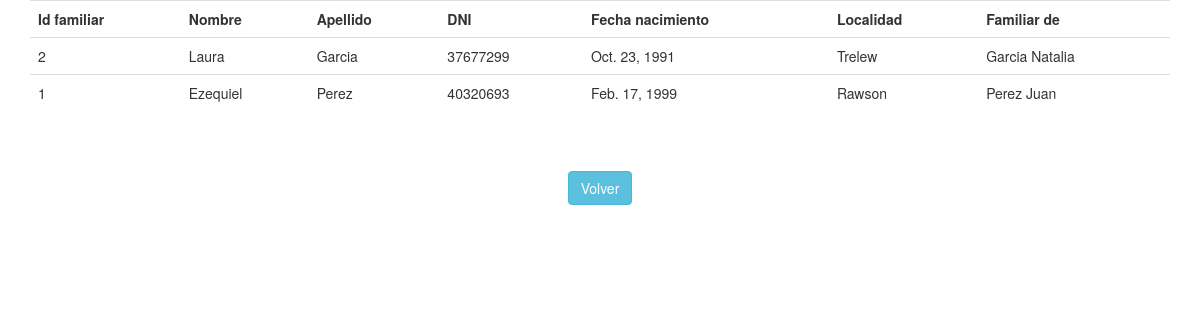
The page /pasajes/familiar on the database as committed earlier.
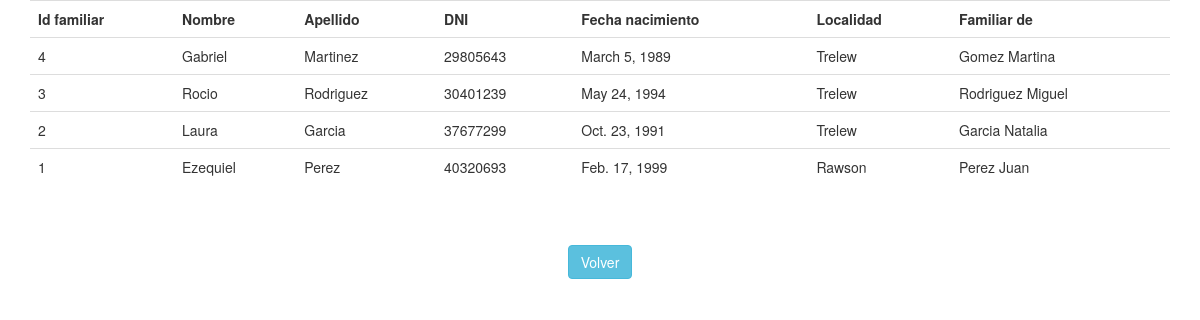
The same page on the database as committed later.
### pasajes/models.py (models this page shows, shortened)
class Familiar(models.Model):
	id=models.AutoField(unique=True,primary_key=True)
	documento=models.IntegerField(unique=True)
	id_agente=models.ForeignKey(Agente, on_delete=models.CASCADE)
	id_localidad=models.ForeignKey(Localidad, on_delete=models.CASCADE)
	nombre=models.CharField(max_length=200)
	apellido=models.CharField(max_length=200)
	fecha_nacimiento=models.DateField()

class Localidad(models.Model):
	id=models.AutoField(unique=True,primary_key=True)
	nombre=models.CharField(max_length=200)

class Agente(models.Model):
	id=models.AutoField(unique=True,primary_key=True)
	nombre=models.CharField(max_length=200)
	apellido=models.CharField(max_length=200)
	documento=models.IntegerField(unique=True)
	fecha_nacimiento=models.DateField()
	id_localidad=models.ForeignKey(Localidad, on_delete=models.CASCADE)

### pasajes/views.py (the view)
# urls.py: path('familiar', views.indexFamiliarView, name='familiar'),
def indexFamiliarView(request):
	familiares=Familiar.objects.all().order_by('-id')
	context={
		'familiares':familiares,
	}
	return render(request, 'indexFamiliar.html', context)

### pasajes/templates/indexFamiliar.html
{% extends "plantillaBase.html" %}
{% block contenido %}
	{% if familiares %}
	<table class="table table-hover">
		<tr>
			<th>Id familiar</th>
			<th>Nombre</th>
			<th>Apellido</th>
			<th>DNI</th>
			<th>Fecha nacimiento</th>
			<th>Localidad</th>
			<th>Familiar de</th>
		</tr>
	    {% for familiar in familiares %}
	    	<tr>
	        	<td>{{ familiar.id }}</td>
	        	<td>{{ familiar.nombre }}</td>
	        	<td>{{ familiar.apellido }}</td>
	        	<td>{{ familiar.documento }}</td>
	        	<td>{{ familiar.fecha_nacimiento }}</td>
	        	<td>{{ familiar.id_localidad.nombre }}</td>
	        	<td>{{ familiar.id_agente.apellido  }} {{ familiar.id_agente.nombre }}</td>
	    	</tr>
	    {% endfor %}
	</table>
{% else %}
    <p>No hay familiares a mostrar</p>
{% endif %}
		<br><br>
    	<center><a href="{% url 'index' %}"  class="btn btn-info">Volver</a></center>
{% endblock %}

Rows that differ between the two databases and show on the page:
added Familiar: id "4", nombre "Gabriel", apellido "Martinez", documento "29805643", fecha_nacimiento "March 5, 1989", id_localidad.nombre "Trelew", id_agente.apellido "Gomez", id_agente.nombre "Martina"
added Familiar: id "3", nombre "Rocio", apellido "Rodriguez", documento "30401239", fecha_nacimiento "May 24, 1994", id_localidad.nombre "Trelew", id_agente.apellido "Rodriguez", id_agente.nombre "Miguel"
